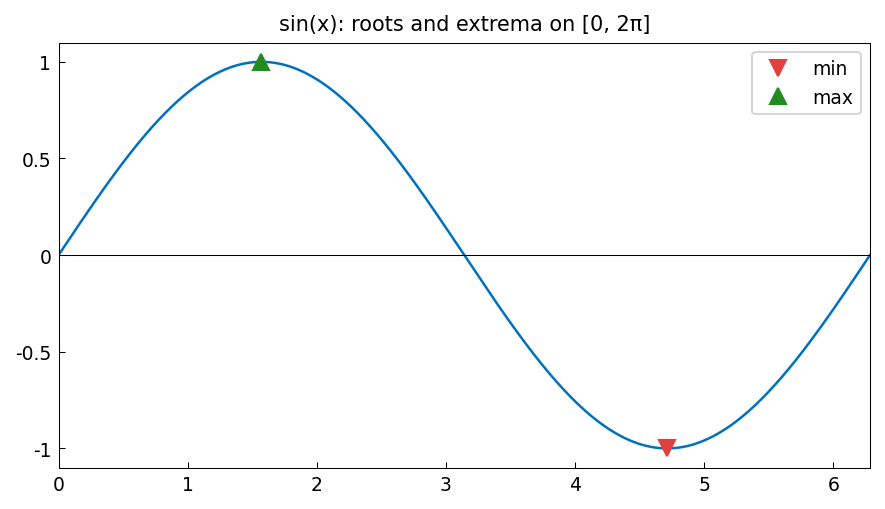

Recreate this plot in Python.
"""Finding extrema and roots with Chebfun.

Demonstrates min(), max(), minandmax(), norm(), and roots() for
various functions.

Credit: Inspired by Chebfun examples roots/Extrema.m.
Original MATLAB Chebfun: Copyright 2017 by The University of Oxford and
The Chebfun Developers. See https://www.chebfun.org/ for Chebfun information.
"""
import os

os.environ.setdefault("XLA_PYTHON_CLIENT_PREALLOCATE", "false")

import matplotlib

matplotlib.use("Agg")
import os
import sys

import jax.numpy as jnp
import matplotlib.pyplot as plt
import numpy as np

sys.path.insert(0, os.path.join(os.path.dirname(__file__), '..', '..', 'src'))

import chebfunjax as cj
from chebfunjax.plotting import chebfun_style

chebfun_style()

from chebfunjax.plotting import plot


def run():
    print("=" * 60)
    print("Extrema and root-finding")
    print("=" * 60)

    # --- min and max of sin(x) on [0, 2*pi] -------------------------
    dom = (0.0, float(2.0 * jnp.pi))
    f = cj.chebfun(lambda x: jnp.sin(x), domain=dom)

    x_min, y_min = f.min()
    x_max, y_max = f.max()
    print("\nsin(x) on [0, 2*pi]:")
    print(f"  min: f({x_min:.10f}) = {y_min:.10f}  "
          f"(exact: f(3*pi/2) = -1)")
    print(f"  max: f({x_max:.10f}) = {y_max:.10f}  "
          f"(exact: f(pi/2) = 1)")

    assert abs(y_min + 1.0) < 1e-11
    assert abs(y_max - 1.0) < 1e-11
    assert abs(x_min - float(3.0 * jnp.pi / 2.0)) < 1e-10
    assert abs(x_max - float(jnp.pi / 2.0)) < 1e-10

    # --- minandmax of x^4 - 2x^2 on [-1.5, 1.5] -------------------
    # g(x) = x^4 - 2x^2 = (x^2-1)^2 - 1
    # g'(x) = 4x^3 - 4x = 4x(x^2-1) = 0 at x=0, ±1
    # g(0) = 0, g(1) = -1 (min), g(-1) = -1 (min), g(1.5) = (2.25-2.25+...) = 5.0625-4.5=-something
    # g(1.5) = (1.5)^4 - 2*(1.5)^2 = 5.0625 - 4.5 = 0.5625
    # g(-1.5) = 0.5625 (same by symmetry)
    # min = -1 at x = ±1; max = 0.5625 at x = ±1.5 (boundary)
    dom2 = (-1.5, 1.5)
    g = cj.chebfun(lambda x: x**4 - 2.0 * x**2, domain=dom2)
    (x_min2, y_min2), (x_max2, y_max2) = g.minandmax()
    print("\ng(x) = x^4 - 2x^2 on [-1.5, 1.5]:")
    print(f"  min: g({x_min2:.10f}) = {y_min2:.10f}  (exact: g(±1) = -1)")
    print(f"  max: g({x_max2:.10f}) = {y_max2:.10f}  (exact: g(±1.5) = 0.5625)")
    assert abs(y_min2 + 1.0) < 1e-10
    assert abs(y_max2 - 0.5625) < 1e-10

    # --- Roots = zeros of f ------------------------------------------
    dom3 = (-3.0, 3.0)
    p = cj.chebfun(lambda x: x**3 - x, domain=dom3)  # roots: -1, 0, 1
    roots_p = p.roots()
    roots_arr = np.sort(np.array(roots_p))
    print("\np(x) = x^3 - x on [-3, 3]:")
    print(f"  Roots: {roots_arr}")
    assert len(roots_arr) == 3
    assert abs(roots_arr[0] + 1.0) < 1e-11
    assert abs(roots_arr[1]) < 1e-11
    assert abs(roots_arr[2] - 1.0) < 1e-11

    # --- Roots of derivative = critical points ----------------------
    dp = p.diff()  # p'(x) = 3x^2 - 1, roots at ±1/sqrt(3)
    crit_pts = dp.roots()
    crit_arr = np.sort(np.array(crit_pts))
    exact_crit = 1.0 / np.sqrt(3.0)
    assert len(crit_arr) == 2
    assert abs(crit_arr[0] + exact_crit) < 1e-10
    assert abs(crit_arr[1] - exact_crit) < 1e-10

    # --- L2 norm of sin(x) on [0, pi] = sqrt(pi/2) ------------------
    dom4 = (0.0, float(jnp.pi))
    s = cj.chebfun(lambda x: jnp.sin(x), domain=dom4)
    norm2 = float(s.norm(2))
    exact_norm2 = float(jnp.sqrt(jnp.pi / 2.0))
    print(f"\n||sin(x)||_2 on [0,pi] = {norm2:.15f}")
    print(f"  exact = sqrt(pi/2) = {exact_norm2:.15f}")
    assert abs(norm2 - exact_norm2) < 1e-12

    # --- Plots -------------------------------------------------------
    _here = os.path.dirname(os.path.abspath(__file__))
    fig, ax = plot(f, title="sin(x): roots and extrema on [0, 2π]")
    ax.axhline(0, color="k", linewidth=0.5)
    ax.plot(float(x_min), float(y_min), "v", color="#E04040",
            markersize=8, label="min")
    ax.plot(float(x_max), float(y_max), "^", color="#228B22",
            markersize=8, label="max")
    ax.legend(fontsize=9)
    fig.savefig(os.path.join(_here, "extrema_and_roots.png"),
                dpi=150, bbox_inches="tight")
    plt.close(fig)

    print("\nAll assertions passed.")
    return True

if __name__ == "__main__":
    run()
